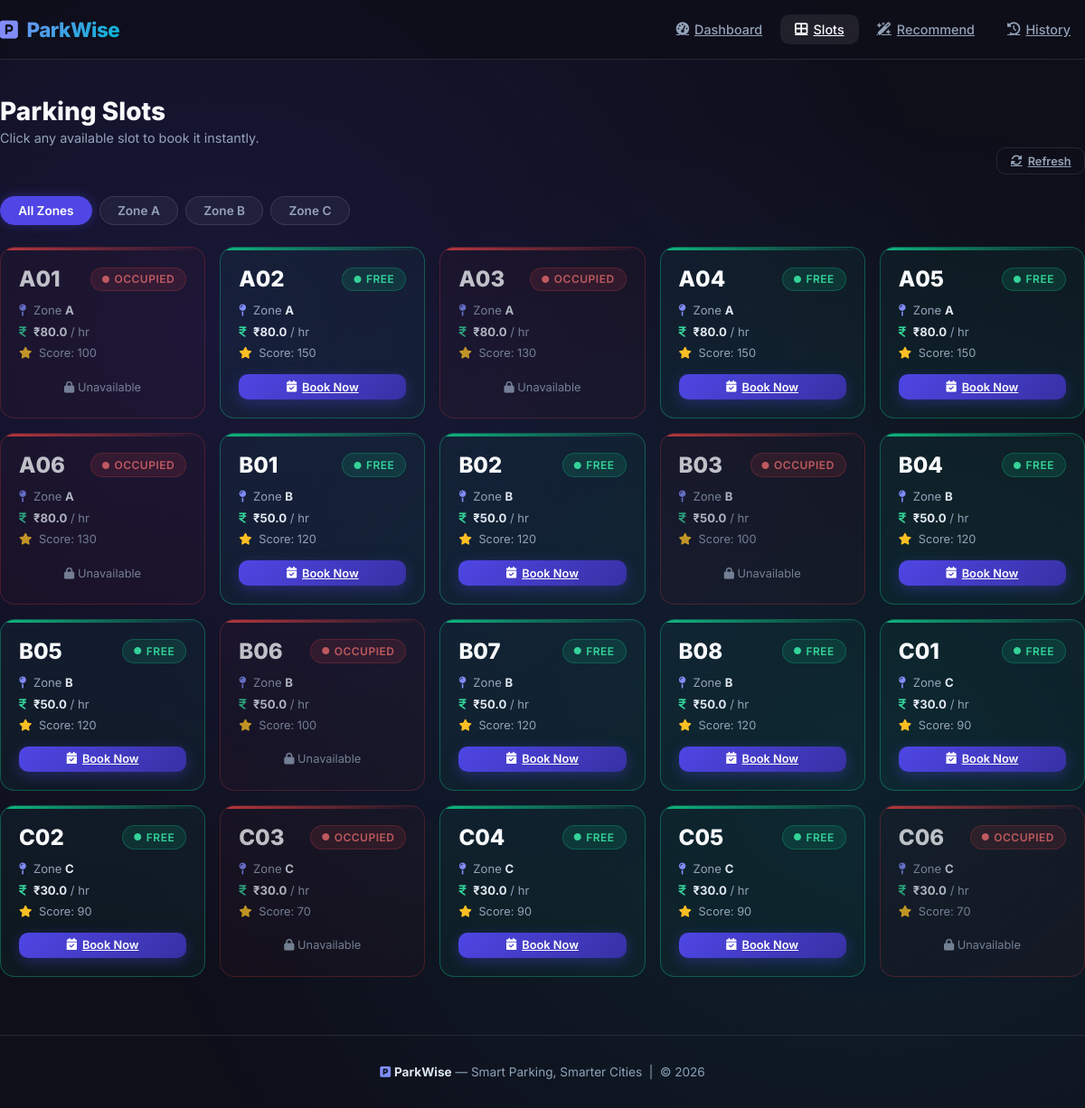
/slots, run on the app's committed database.
### models.py (models this page shows)
class ParkingSlot(Base):
    __tablename__ = "parking_slots"
    id = Column(Integer, primary_key=True, index=True)
    slot_number = Column(String, unique=True, index=True)
    is_occupied = Column(Boolean, default=False)
    zone = Column(String)
    price_per_hour = Column(Float, default=50.0)
    vehicle_types = Column(String, default="Car,Bike,SUV")  # comma-separated
    last_occupied_time = Column(DateTime, nullable=True)
    created_at = Column(DateTime, default=datetime.utcnow)
    bookings = relationship("Booking", back_populates="slot")

### main.py (the view)
@app.get("/slots", response_class=HTMLResponse)
def show_slots(request: Request, zone: Optional[str] = None, db: Session = Depends(get_db)):
    slots = crud.get_all_slots(db)
    zones = sorted(set(s.zone for s in slots))
    slots_with_scores = []
    for s in slots:
        if zone and s.zone != zone:
            continue
        entry = {c.name: getattr(s, c.name) for c in s.__table__.columns}
        entry["score"] = calculate_slot_score(s)
        slots_with_scores.append(entry)
    return templates.TemplateResponse("slots.html", {
        "request": request,
        "slots": slots_with_scores,
        "zones": zones,
        "active_zone": zone,
    })

### templates/slots.html (shortened to what this page needs)
{% extends "base.html" %}
{% block content %}
<div style="display:flex; justify-content:space-between; align-items:flex-end; margin-bottom:1.5rem;" class="fade-in-up">
    <div>
        <h1 class="section-title">Parking Slots</h1>
        <p class="section-subtitle">Click any available slot to book it instantly.</p>
    </div>
    <a href="javascript:location.reload()" class="btn btn-outline btn-sm">
        <i class="fa-solid fa-rotate"></i> Refresh
    </a>
</div>
<div class="zone-tabs fade-in-up">
    <a href="/slots" class="zone-tab {% if not active_zone %}active{% endif %}">All Zones</a>
    {% for z in zones %}
    <a href="/slots?zone={{ z }}" class="zone-tab {% if active_zone == z %}active{% endif %}">
        Zone {{ z }}
    </a>
    {% endfor %}
</div>
<div style="display:grid; grid-template-columns:repeat(auto-fill, minmax(200px, 1fr)); gap:1rem;">
    {% for slot in slots %}
    <div class="slot-card {% if slot.is_occupied %}occupied{% else %}available{% endif %}"
         {% if not slot.is_occupied %}data-href="/booking/{{ slot.id }}"{% endif %}>
        <div style="display:flex; justify-content:space-between; align-items:center; margin-bottom:0.75rem;">
            <div class="slot-number">{{ slot.slot_number }}</div>
            <span class="status-badge {% if slot.is_occupied %}occupied{% else %}available{% endif %}">
                {% if slot.is_occupied %}
                    <i class="fa-solid fa-circle" style="font-size:0.5rem;"></i> Occupied
                {% else %}
                    <i class="fa-solid fa-circle" style="font-size:0.5rem;"></i> Free
                {% endif %}
            </span>
        </div>
        <div style="font-size:0.82rem; color:var(--text-muted); margin-bottom:0.5rem;">
            <i class="fa-solid fa-map-pin" style="color:var(--primary-light); margin-right:4px;"></i>
            Zone <strong style="color:var(--text);">{{ slot.zone }}</strong>
        </div>
        <div style="font-size:0.82rem; color:var(--text-muted); margin-bottom:0.5rem;">
            <i class="fa-solid fa-indian-rupee-sign" style="color:#34d399; margin-right:4px;"></i>
            <strong style="color:var(--text);">₹{{ slot.price_per_hour }}</strong> / hr
        </div>
        <div style="font-size:0.8rem; color:var(--text-muted); margin-bottom:1rem;">
            <i class="fa-solid fa-star" style="color:#fbbf24; margin-right:4px;"></i>
            Score: {{ slot.score }}
        </div>
        {% if not slot.is_occupied %}
        <a href="/booking/{{ slot.id }}" class="btn btn-primary btn-sm" style="width:100%; justify-content:center;">
            <i class="fa-solid fa-calendar-check"></i> Book Now
        </a>
        {% else %}
        <div style="color:var(--text-muted); font-size:0.8rem; text-align:center; padding:0.4rem 0;">
            <i class="fa-solid fa-lock"></i> Unavailable
        </div>
        {% endif %}
    </div>
    {% endfor %}
</div>
{% endblock %}

### templates/base.html (shortened to what this page needs)
<!DOCTYPE html>
<html lang="en">
<head>
    <link rel="stylesheet" href="https://cdnjs.cloudflare.com/ajax/libs/font-awesome/6.4.0/css/all.min.css">
    <link rel="stylesheet" href="{{ url_for('static', path='/css/style.css') }}">
</head>
<body>
    <nav class="navbar">
        <div class="container" style="display:flex; align-items:center; justify-content:space-between;">
            <a class="navbar-brand" href="/">
                <i class="fa-solid fa-square-parking" style="-webkit-text-fill-color: initial; color: #818cf8; margin-right:6px;"></i>
                ParkWise
            </a>
            <div style="display:flex; gap:0.25rem; align-items:center;">
                <a href="/" class="nav-link {% if request.url.path == '/' %}active{% endif %}">
                    <i class="fa-solid fa-gauge-high"></i> Dashboard
                </a>
                <a href="/slots" class="nav-link {% if request.url.path == '/slots' %}active{% endif %}">
                    <i class="fa-solid fa-th-large"></i> Slots
                </a>
                <a href="/recommended" class="nav-link {% if request.url.path == '/recommended' %}active{% endif %}">
                    <i class="fa-solid fa-wand-magic-sparkles"></i> Recommend
                </a>
                <a href="/history" class="nav-link {% if request.url.path == '/history' %}active{% endif %}">
                    <i class="fa-solid fa-clock-rotate-left"></i> History
                </a>
            </div>
        </div>
    </nav>
    <div class="container mt-page">
        {% block content %}{% endblock %}
    </div>
    <footer>
        <p><i class="fa-solid fa-square-parking" style="color:#818cf8;"></i> <strong style="color:#e2e8f0;">ParkWise</strong> &mdash; Smart Parking, Smarter Cities &nbsp;|&nbsp; &copy; 2026</p>
    </footer>
</body>
</html>

### data on the page
ParkingSlot: slot_number "A01", shows "OCCUPIED", zone "A", price_per_hour "80.0", score "100", shows "Unavailable"
ParkingSlot: slot_number "A02", shows "FREE", zone "A", price_per_hour "80.0", score "150"
ParkingSlot: slot_number "A03", shows "OCCUPIED", zone "A", price_per_hour "80.0", score "130", shows "Unavailable"
ParkingSlot: slot_number "A04", shows "FREE", zone "A", price_per_hour "80.0", score "150"
ParkingSlot: slot_number "A05", shows "FREE", zone "A", price_per_hour "80.0", score "150"
ParkingSlot: slot_number "A06", shows "OCCUPIED", zone "A", price_per_hour "80.0", score "130", shows "Unavailable"
ParkingSlot: slot_number "B01", shows "FREE", zone "B", price_per_hour "50.0", score "120"
ParkingSlot: slot_number "B02", shows "FREE", zone "B", price_per_hour "50.0", score "120"
ParkingSlot: slot_number "B03", shows "OCCUPIED", zone "B", price_per_hour "50.0", score "100", shows "Unavailable"
ParkingSlot: slot_number "B04", shows "FREE", zone "B", price_per_hour "50.0", score "120", {{ slot.id }} 10 (drawn)
ParkingSlot: slot_number "B05", shows "FREE", zone "B", price_per_hour "50.0", score "120"
ParkingSlot: slot_number "B06", shows "OCCUPIED", zone "B", price_per_hour "50.0", score "100", shows "Unavailable"
ParkingSlot: slot_number "B07", shows "FREE", zone "B", price_per_hour "50.0", score "120"
ParkingSlot: slot_number "B08", shows "FREE", zone "B", price_per_hour "50.0", score "120"
ParkingSlot: slot_number "C01", shows "FREE", zone "C", price_per_hour "30.0", score "90"
ParkingSlot: slot_number "C02", shows "FREE", zone "C", price_per_hour "30.0", score "90"
ParkingSlot: slot_number "C03", shows "OCCUPIED", zone "C", price_per_hour "30.0", score "70", shows "Unavailable"
ParkingSlot: slot_number "C04", shows "FREE", zone "C", price_per_hour "30.0", score "90"
ParkingSlot: slot_number "C05", shows "FREE", zone "C", price_per_hour "30.0", score "90"
ParkingSlot: slot_number "C06", shows "OCCUPIED", zone "C", price_per_hour "30.0", score "70", shows "Unavailable"

### other printed values
{{ z }} "A" "B" "C"
